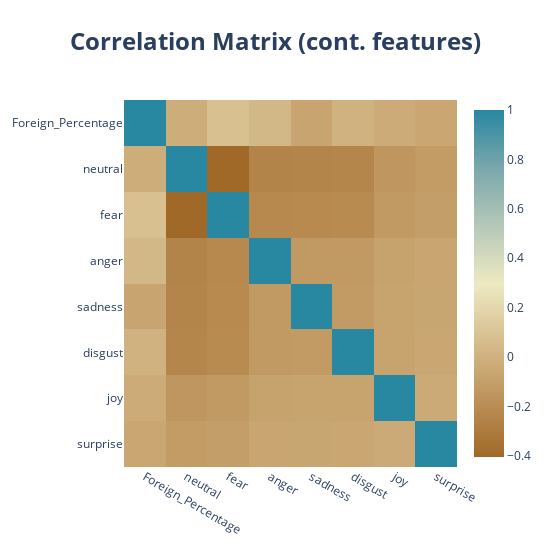

Notebook source saved alongside this figure:
### Code cell
corr = df_corr.corr()
fig = go.Figure(data= go.Heatmap(z=corr,
                                 x=corr.index.values,
                                 y=corr.columns.values,
                                 colorscale='earth',
                                 )
                )
fig.update_layout(title_text='<b>Correlation Matrix (cont. features)<b>',
                  title_x=0.5,
                  titlefont={'size': 24},
                  width=550, height=550,
                  xaxis_showgrid=False,
                  yaxis_showgrid=False,
                  yaxis_autorange='reversed', 
                  paper_bgcolor=None,
                  )
fig.show()

### Figure 1 — Plotly figure (JSON) as saved in the notebook; plotly's stock layout.template omitted (floating-point values rounded to 4 significant figures)
{"data": [{"colorscale": [[0, "rgb(161, 105, 40)"], [0.1667, "rgb(189, 146, 90)"], [0.3333, "rgb(214, 189, 141)"], [0.5, "rgb(237, 234, 194)"], [0.6667, "rgb(181, 200, 184)"], [0.8333, "rgb(121, 167, 172)"], [1, "rgb(40, 135, 161)"]], "type": "heatmap", "x": ["Foreign_Percentage", "neutral", "fear", "anger", "sadness", "disgust", "joy", "surprise"], "y": ["Foreign_Percentage", "neutral", "fear", "anger", "sadness", "disgust", "joy", "surprise"], "z": [[1, -0.01974, 0.08182, 0.03584, -0.07055, 0.003701, -0.0334, -0.0602], [-0.01974, 1, -0.4046, -0.2499, -0.242, -0.2366, -0.1486, -0.1193], [0.08182, -0.4046, 1, -0.2233, -0.2163, -0.2115, -0.1328, -0.1066], [0.03584, -0.2499, -0.2233, 1, -0.1336, -0.1306, -0.08201, -0.06587], [-0.07055, -0.242, -0.2163, -0.1336, 1, -0.1265, -0.07941, -0.06379], [0.003701, -0.2366, -0.2115, -0.1306, -0.1265, 1, -0.07766, -0.06238], [-0.0334, -0.1486, -0.1328, -0.08201, -0.07941, -0.07766, 1, -0.03916], [-0.0602, -0.1193, -0.1066, -0.06587, -0.06379, -0.06238, -0.03916, 1]]}], "layout": {"height": 550, "title": {"font": {"size": 24}, "text": "<b>Correlation Matrix (cont. features)<b>", "x": 0.5}, "width": 550, "xaxis": {"showgrid": false}, "yaxis": {"autorange": "reversed", "showgrid": false}}}
